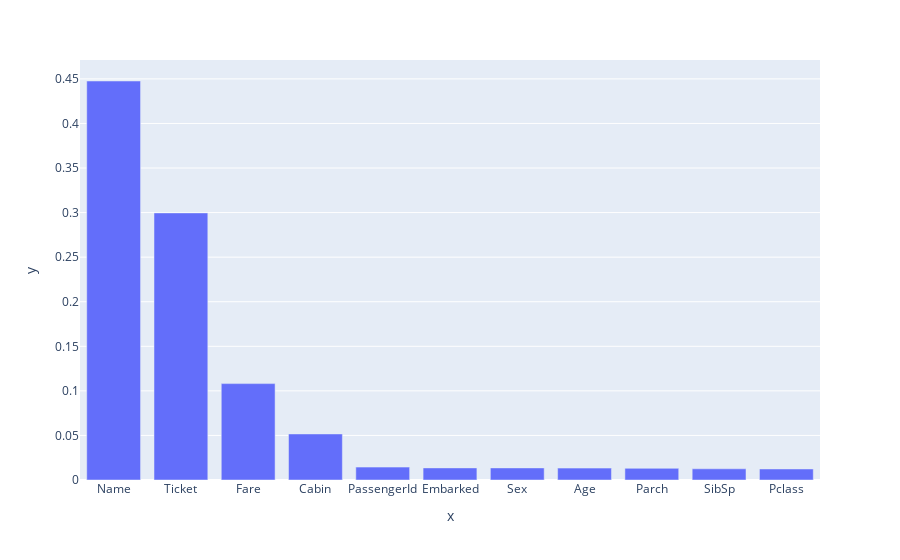

Notebook source saved alongside this figure:
### Code cell
import plotly.express as px
fig = px.bar(tempX, x=f_col, y=f_col_imp)
fig.show()

### Figure 1 — Plotly figure (JSON) as saved in the notebook; plotly's stock layout.template omitted (floating-point values rounded to 4 significant figures)
{"data": [{"alignmentgroup": "True", "hoverlabel": {"namelength": 0}, "hovertemplate": "x=%{x}<br>y=%{y}", "legendgroup": "", "marker": {"color": "#636efa"}, "name": "", "offsetgroup": "", "orientation": "v", "showlegend": false, "textposition": "auto", "type": "bar", "x": ["Name", "Ticket", "Fare", "Cabin", "PassengerId", "Embarked", "Sex", "Age", "Parch", "SibSp", "Pclass"], "xaxis": "x", "y": [0.4476, 0.2996, 0.1081, 0.05167, 0.01446, 0.01357, 0.01357, 0.01332, 0.01309, 0.01256, 0.01236], "yaxis": "y"}], "layout": {"barmode": "relative", "legend": {"tracegroupgap": 0}, "margin": {"t": 60}, "xaxis": {"anchor": "y", "domain": [0, 1], "title": {"text": "x"}}, "yaxis": {"anchor": "x", "domain": [0, 1], "title": {"text": "y"}}}}
